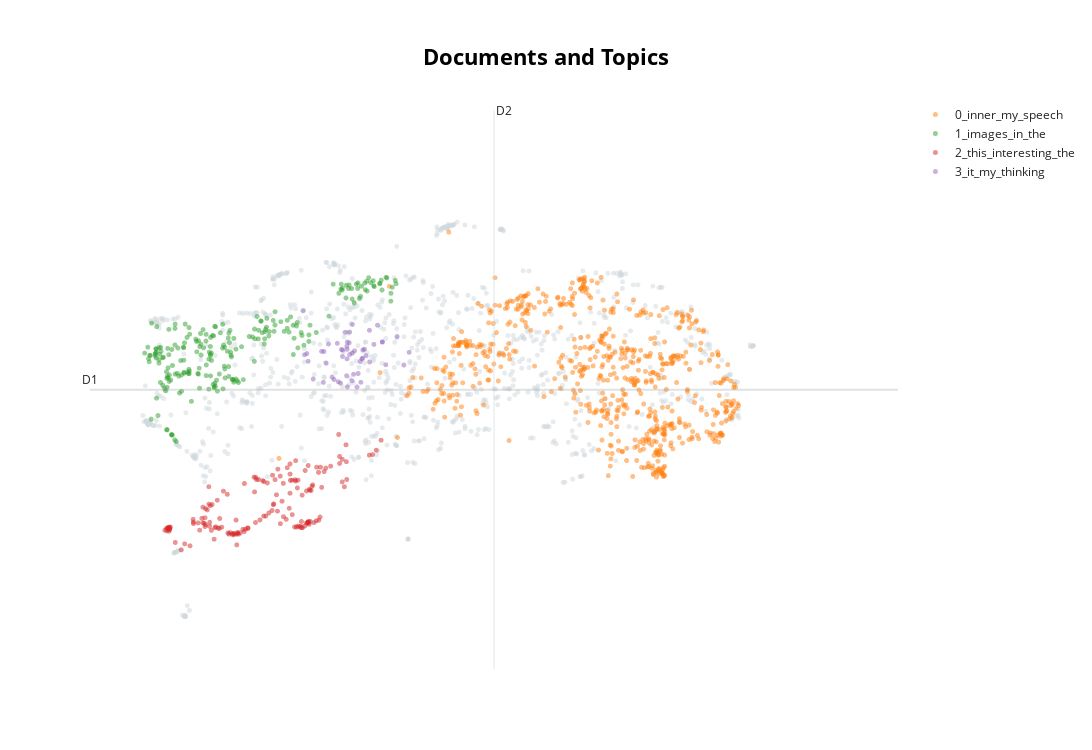

The notebook cell saved with this chart:
### Code cell
topic_model.visualize_documents(docs, 
                                reduced_embeddings=reduced_embeddings,
                                hide_annotations=True, 
                                hide_document_hover=False, 
                                custom_labels=True)

### Figure 1 — Plotly figure (JSON) as saved in the notebook; plotly's stock layout.template omitted (floating-point values rounded to 4 significant figures; data arrays with more than 128 entries replaced by an {"elided": "..."} marker saying what was removed)
{"data": [{"hoverinfo": "text", "hovertext": {"elided": "805 str values"}, "marker": {"color": "#CFD8DC", "opacity": 0.5, "size": 5}, "mode": "markers+text", "name": "other", "showlegend": false, "type": "scattergl", "x": {"elided": "805 float values"}, "y": {"elided": "805 float values"}}, {"hoverinfo": "text", "hovertext": {"elided": "654 str values"}, "marker": {"opacity": 0.5, "size": 5}, "mode": "markers+text", "name": "0_inner_my_speech", "text": {"elided": "654 str values"}, "textfont": {"size": 12}, "type": "scattergl", "x": {"elided": "654 float values"}, "y": {"elided": "654 float values"}}, {"hoverinfo": "text", "hovertext": {"elided": "230 str values"}, "marker": {"opacity": 0.5, "size": 5}, "mode": "markers+text", "name": "1_images_in_the", "text": {"elided": "230 str values"}, "textfont": {"size": 12}, "type": "scattergl", "x": {"elided": "230 float values"}, "y": {"elided": "230 float values"}}, {"hoverinfo": "text", "hovertext": {"elided": "159 str values"}, "marker": {"opacity": 0.5, "size": 5}, "mode": "markers+text", "name": "2_this_interesting_the", "text": {"elided": "159 str values"}, "textfont": {"size": 12}, "type": "scattergl", "x": {"elided": "159 float values"}, "y": {"elided": "159 float values"}}, {"hoverinfo": "text", "hovertext": ["Because the order of thinking changes greatly depending on external factors depending on the situation, I felt that I could only collect rough data.", "I'm constantly thinking a lot, but I'm not able to express most of the things I think about or imagine.", "From the perspective of a complete layman, my thoughts flow too fast to be grasped as language, images, or videos.", "It feels similar to not doing calculations in my head, but rather on paper, otherwise I often get confused midway.", "(Should I say that each \"word\" summarizes and replaces a chunk of thought?)", "I can't simultaneously remember the formulas, numbers, and how far I've gotten.", "It's difficult to accurately express in words the image of my own thoughts.", "I'm bad at organizing things, but if changing the way I think internally could turn my weaknesses into strengths, I'd want to change it.", "Because it originates from within myself, I tend to make wrong choices.", "It feels like it takes a lot longer to think about things that I can't visualize.", "Thinking about it deeply makes me uncomfortable.", "When I try to think about how I do it, I find it difficult to recall.", "It's strange, but I wondered if this is why, when I'm healthy, I forget the pain and suffering and make the same mistake again.", "Through this questionnaire, I thought that my strengths and weaknesses come out in my way of thinking.", "It's strange that I use slightly different ways of thinking depending on the situation.", "My thinking is too detached from my senses.", "I proceed to step 3 only when thinking about something for a long time.", "Generally, I have a sense of using it differently depending on the situation, but when I think about my own feelings and thoughts, I understand it as something vague and formless.", "\", which makes me question whether I should call it my true feelings.", "When I'm using my strengths or making familiar decisions, I see images of the answer rather than the thought process.", "When a solution isn't easily found, I tend to deliberately and forcefully verbalize my thoughts.", "I also can't visualize mental arithmetic, so I'm terrible at it.", "I lack the explanations or vocabulary to make my thoughts understandable to others.", "This frequently hinders my own thoughts.", "I want to change my way of thinking, but it must be quite difficult.", "My thoughts are like puzzle pieces scattered in a box.", "I can think through many things in my head, but I'm bad at retaining them in long-term memory.", "I often find it difficult to give an appropriate answer when asked by others what I am thinking.", "(Although, I wonder if trying to materialize it might make it elusive, like grasping at mist.)", "When I'm thinking without using words one by one, it's difficult to express the content so that others or myself later can understand it.", "), and my thoughts become jumbled and confused.", "This wasn't the case in this situation, but often, rather than reading the text, thoughts overlap and are briefly displayed in my brain (in those cases, I can't understand what I thought unless I take time, and even then, it's not guaranteed that I'll understand).", "Thinking in my head is difficult for me, but I do like to think, so I think it strongly influences my decision-making.", "Unless I focus intently, I can't form it into something concrete, even in my head.", "I have too many thoughts and can't put them together; not all of them become actions or words.", "While I'm thinking about this and that, I'm getting left behind in reality.", "I often can't put things into words.", "When I think about something (excluding recalling), I often imagine something that can only be described as words, neither audio nor text (shapes).", "What I judge based on visuals is difficult to explain the reasoning to others.", "Thinking solely in my head is very difficult.", "I think it's automatic thinking, but negative thoughts criticizing recent mistakes often pop up unexpectedly.", "In my case, unless I output (mutter, write down notes) the core part of the thinking process each time, my thoughts don't come together properly.", "It takes slightly longer to verbalize than to think in concepts alone, so I feel that I unconsciously switch between them according to the situation.", "When making judgments or looking for things, I often rely on intuition and instant judgment rather than inner speech.", "(emotions are like dropping and mixing colors with watercolors on a canvas), translating it into words requires a translation process and takes me longer than others.", "Even with imagery, it was difficult to imagine.", "When I think visually, sometimes I can't convey my thoughts effectively, or I think another expression would have been better.", "I often find my narrow perspective frustrating, and I think that might be because I make decisions based on pre-conceived images in my mind.", "Thinking about it again, I realize my thinking is strange.", "However, if I consciously think about calculations or anything that requires effort, my brain doesn't work.", "Also, I'm not good at complex thinking.", "However, my brain can't process that much information, so if the processing increases in one area, the other one becomes like a PC with a high CPU load."], "marker": {"opacity": 0.5, "size": 5}, "mode": "markers+text", "name": "3_it_my_thinking", "text": ["", "", "", "", "", "", "", "", "", "", "", "", "", "", "", "", "", "", "", "", "", "", "", "", "", "", "", "", "", "", "", "", "", "", "", "", "", "", "", "", "", "", "", "", "", "", "", "", "", "", "", ""], "textfont": {"size": 12}, "type": "scattergl", "x": [5.329, 5.674, 5.319, 5.189, 5.395, 5.023, 5.568, 5.439, 5.416, 5.372, 5.633, 5.036, 5.477, 5.287, 5.462, 5.557, 5.409, 5.548, 5.51, 5.085, 6.017, 5.438, 5.757, 5.79, 5.414, 5.412, 5.71, 5.965, 5.211, 5.756, 5.486, 5.415, 5.269, 5.369, 5.582, 5.541, 5.901, 4.986, 5.166, 5.565, 5.463, 5.465, 5.598, 5.349, 5.233, 5.0, 5.359, 5.183, 5.522, 5.434, 5.632, 5.416], "y": [13.23, 14.08, 14.1, 13.92, 14.35, 13.87, 13.95, 13.85, 13.12, 13.95, 13.68, 13.7, 13.4, 13.28, 13.25, 13.75, 13.37, 13.22, 13.11, 13.29, 13.9, 14.36, 14.14, 13.62, 13.75, 14.04, 14.51, 13.61, 13.65, 14.13, 13.93, 13.97, 13.34, 13.81, 13.97, 13.69, 14.26, 14.84, 13.92, 13.77, 13.88, 14.53, 13.82, 13.2, 14.09, 13.84, 13.96, 13.22, 13.42, 14.11, 14.4, 14.13]}], "layout": {"annotations": [{"showarrow": false, "text": "D1", "x": 2.915, "y": 13.05, "yshift": 10}, {"showarrow": false, "text": "D2", "x": 6.842, "xshift": 10, "y": 19.38}], "height": 750, "shapes": [{"line": {"color": "#CFD8DC", "width": 2}, "type": "line", "x0": 6.842, "x1": 6.842, "y0": 6.727, "y1": 19.38}, {"line": {"color": "#9E9E9E", "width": 2}, "type": "line", "x0": 2.915, "x1": 10.77, "y0": 13.05, "y1": 13.05}], "title": {"font": {"color": "Black", "size": 22}, "text": "<b>Documents and Topics</b>", "x": 0.5, "xanchor": "center", "yanchor": "top"}, "width": 1200, "xaxis": {"visible": false}, "yaxis": {"visible": false}}}
